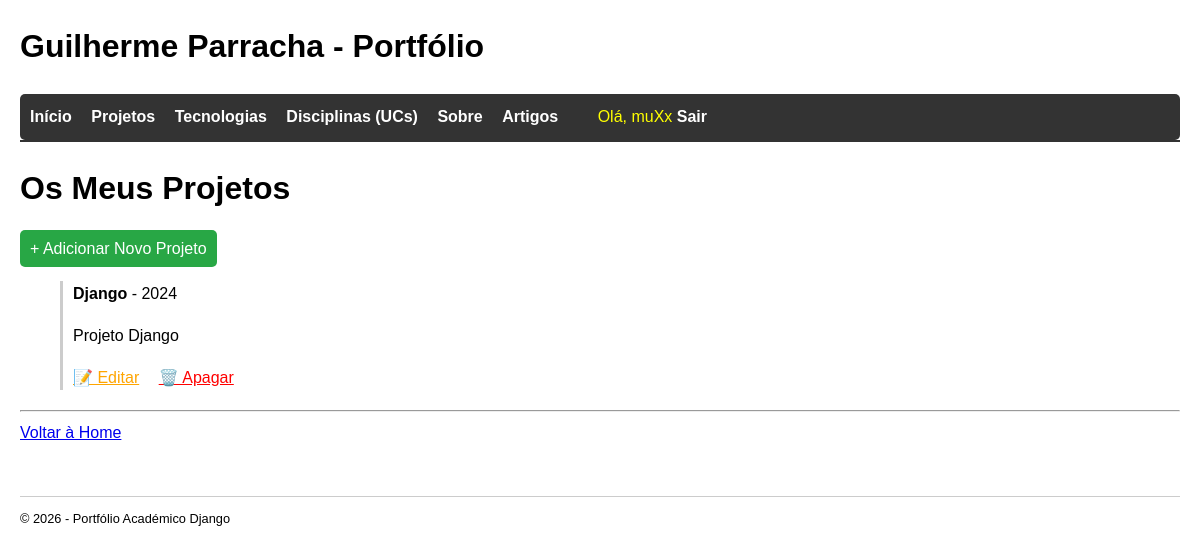
Screenshot of /projetos/ (signed in) with the database file from the repository.
### portfolio/models.py (models this page shows, shortened)
class Projeto(models.Model):
    titulo = models.CharField(max_length=100)
    descricao = models.TextField()
    imagem = models.ImageField(upload_to='projetos/', blank=True, null=True)
    repositorio = models.URLField(blank=True)  # Link para o GitHub
    tecnologias = models.ManyToManyField(Tecnologia)
    uc = models.ForeignKey(UnidadeCurricular, on_delete=models.CASCADE, null=True, blank=True)
    ano = models.IntegerField(default=2024)

### portfolio/views.py (the view)
# urls.py: path('projetos/', views.projetos_view, name='projetos'),
def projetos_view(request):
    context = {'projetos': Projeto.objects.all()}
    return render(request, 'portfolio/projetos.html', context)

### portfolio/templates/portfolio/projetos.html
{% extends "portfolio/layout.html" %}
{% block content %}
<h1>Os Meus Projetos</h1>
{% if user.is_authenticated and user.is_staff %}
    <div style="margin-bottom: 20px;">
        <a href="{% url 'portfolio:novo_projeto' %}" style="background-color: #28a745; color: white; padding: 10px; text-decoration: none; border-radius: 5px;">
            + Adicionar Novo Projeto
        </a>
    </div>
{% endif %}
<ul>
    {% for projeto in projetos %}
        <li style="margin-bottom: 20px; list-style: none; border-left: 3px solid #ccc; padding-left: 10px;">
            <strong>{{ projeto.titulo }}</strong> - {{ projeto.ano }}
            <p>{{ projeto.descricao }}</p>
            {% if user.is_authenticated and user.is_staff %}
                <div style="margin-top: 10px;">
                    <a href="{% url 'portfolio:edita_projeto' projeto.id %}" style="color: orange; margin-right: 15px;">📝 Editar</a>
                    <a href="{% url 'portfolio:apaga_projeto' projeto.id %}" style="color: red;">🗑️ Apagar</a>
                </div>
            {% endif %}
        </li>
    {% empty %}
        <li>Ainda não há projetos registados.</li>
    {% endfor %}
</ul>
<hr>
<a href="{% url 'portfolio:home' %}">Voltar à Home</a>
{% endblock %}

### portfolio/templates/portfolio/layout.html (shortened to what this page needs)
<!DOCTYPE html>
<html lang="pt">
<head>
</head>
<body>
    <header>
        <h1>Guilherme Parracha - Portfólio</h1>
        <nav>
            <a href="{% url 'portfolio:home' %}">Início</a>
            <a href="{% url 'portfolio:projetos' %}">Projetos</a>
            <a href="{% url 'portfolio:tecnologias' %}">Tecnologias</a>
            <a href="{% url 'portfolio:ucs' %}">Disciplinas (UCs)</a>
            <a href="{% url 'portfolio:sobre' %}">Sobre</a>
            <a href="{% url 'artigos:lista' %}">Artigos</a>
            {% if user.is_authenticated %}
                <span style="color: yellow; margin-left: 20px;">Olá, {{ user.username }}</span>
                <a href="{% url 'accounts:logout' %}">Sair</a>
            {% else %}
                <a href="{% url 'accounts:login' %}" style="float: right;">Login</a>
            {% endif %}
        </nav>
    </header>
    <main>
        {% block content %}
        {% endblock %}
    </main>
    <footer>
        <p>&copy; 2026 - Portfólio Académico Django</p>
    </footer>
</body>
</html>

### portfolio/templates/portfolio/layout.html (style rules this page uses)
body { font-family: sans-serif; margin: 20px; line-height: 1.6; }
nav { background: #333; padding: 10px; border-radius: 5px; }
nav a { color: white; margin-right: 15px; text-decoration: none; font-weight: bold; }
header { border-bottom: 2px solid #333; margin-bottom: 20px; }
footer { margin-top: 50px; border-top: 1px solid #ccc; font-size: 0.8em; }

### rows the page displays
Projeto: titulo "Django", ano "2024", descricao "Projeto Django"

### other values shown
{{ user.username }} "muXx"
